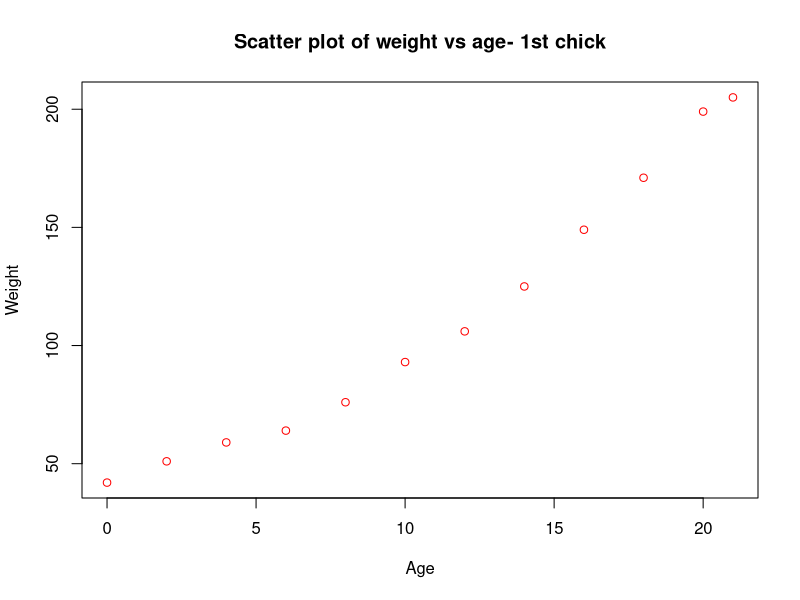

R code for this plot:
age_1=ChickWeight$Time[ChickWeight$Chick==1]
age_1
weight_1= ChickWeight$weight[ChickWeight$Chick==1]
weight_1
plot(age_1,weight_1, main="Scatter plot of weight vs age- 1st chick",
    xlab ="Age",
    ylab="Weight",
    col="red")
